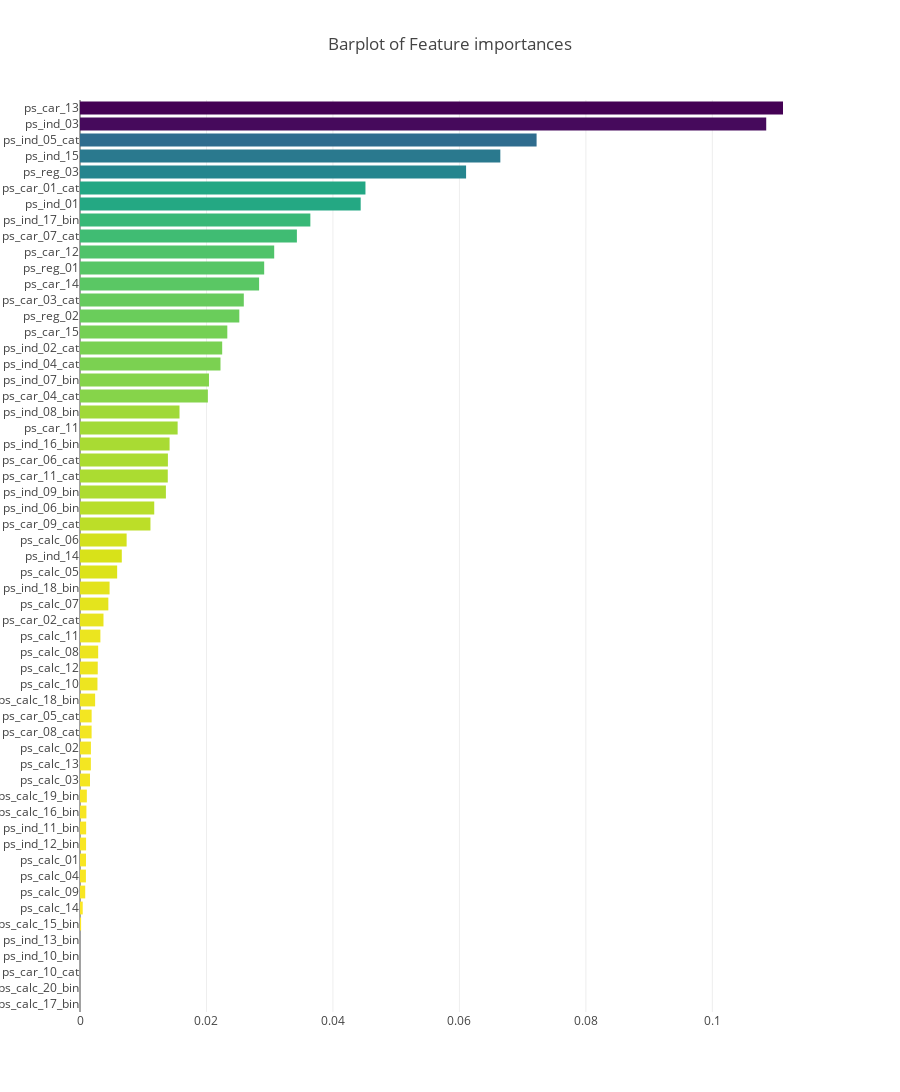

The code cell stored with this chart in its notebook:
### Code cell
x, y = (list(x) for x in zip(*sorted(zip(gb.feature_importances_, features), 
                                                            reverse = False)))
trace2 = go.Bar(
    x=x ,
    y=y,
    marker=dict(
        color=x,
        colorscale = 'Viridis',
        reversescale = True
    ),
    name='Gradient Boosting Classifer Feature importance',
    orientation='h',
)

layout = dict(
    title='Barplot of Feature importances',
     width = 900, height = 2000,
    yaxis=dict(
        showgrid=False,
        showline=False,
        showticklabels=True,
    ))

fig1 = go.Figure(data=[trace2])
fig1['layout'].update(layout)
py.iplot(fig1, filename='plots')

### Figure 1 — Plotly figure (JSON) as saved in the notebook; plotly's stock layout.template omitted (floating-point values rounded to 4 significant figures)
{"data": [{"marker": {"color": [0, 0, 0, 0, 0, 0.0001741, 0.0004309, 0.0008267, 0.0009368, 0.0009533, 0.0009613, 0.0009713, 0.001013, 0.001081, 0.001583, 0.001718, 0.001727, 0.001836, 0.001841, 0.002391, 0.002761, 0.002807, 0.002875, 0.003223, 0.003714, 0.004482, 0.004676, 0.005875, 0.006609, 0.007374, 0.01114, 0.01174, 0.01358, 0.01388, 0.0139, 0.01417, 0.01544, 0.01574, 0.02022, 0.0204, 0.02222, 0.02249, 0.0233, 0.0252, 0.02591, 0.02832, 0.02913, 0.03071, 0.0343, 0.03643, 0.04439, 0.04514, 0.06106, 0.06647, 0.07221, 0.1085, 0.1112], "colorscale": "Viridis", "reversescale": true}, "name": "Gradient Boosting Classifer Feature importance", "orientation": "h", "type": "bar", "uid": "0cb501cc-8d30-11e8-b3c5-34363b774c74", "x": [0, 0, 0, 0, 0, 0.0001741, 0.0004309, 0.0008267, 0.0009368, 0.0009533, 0.0009613, 0.0009713, 0.001013, 0.001081, 0.001583, 0.001718, 0.001727, 0.001836, 0.001841, 0.002391, 0.002761, 0.002807, 0.002875, 0.003223, 0.003714, 0.004482, 0.004676, 0.005875, 0.006609, 0.007374, 0.01114, 0.01174, 0.01358, 0.01388, 0.0139, 0.01417, 0.01544, 0.01574, 0.02022, 0.0204, 0.02222, 0.02249, 0.0233, 0.0252, 0.02591, 0.02832, 0.02913, 0.03071, 0.0343, 0.03643, 0.04439, 0.04514, 0.06106, 0.06647, 0.07221, 0.1085, 0.1112], "y": ["ps_calc_17_bin", "ps_calc_20_bin", "ps_car_10_cat", "ps_ind_10_bin", "ps_ind_13_bin", "ps_calc_15_bin", "ps_calc_14", "ps_calc_09", "ps_calc_04", "ps_calc_01", "ps_ind_12_bin", "ps_ind_11_bin", "ps_calc_16_bin", "ps_calc_19_bin", "ps_calc_03", "ps_calc_13", "ps_calc_02", "ps_car_08_cat", "ps_car_05_cat", "ps_calc_18_bin", "ps_calc_10", "ps_calc_12", "ps_calc_08", "ps_calc_11", "ps_car_02_cat", "ps_calc_07", "ps_ind_18_bin", "ps_calc_05", "ps_ind_14", "ps_calc_06", "ps_car_09_cat", "ps_ind_06_bin", "ps_ind_09_bin", "ps_car_11_cat", "ps_car_06_cat", "ps_ind_16_bin", "ps_car_11", "ps_ind_08_bin", "ps_car_04_cat", "ps_ind_07_bin", "ps_ind_04_cat", "ps_ind_02_cat", "ps_car_15", "ps_reg_02", "ps_car_03_cat", "ps_car_14", "ps_reg_01", "ps_car_12", "ps_car_07_cat", "ps_ind_17_bin", "ps_ind_01", "ps_car_01_cat", "ps_reg_03", "ps_ind_15", "ps_ind_05_cat", "ps_ind_03", "ps_car_13"]}], "layout": {"height": 2000, "title": "Barplot of Feature importances", "width": 900, "yaxis": {"showgrid": false, "showline": false, "showticklabels": true}}}
